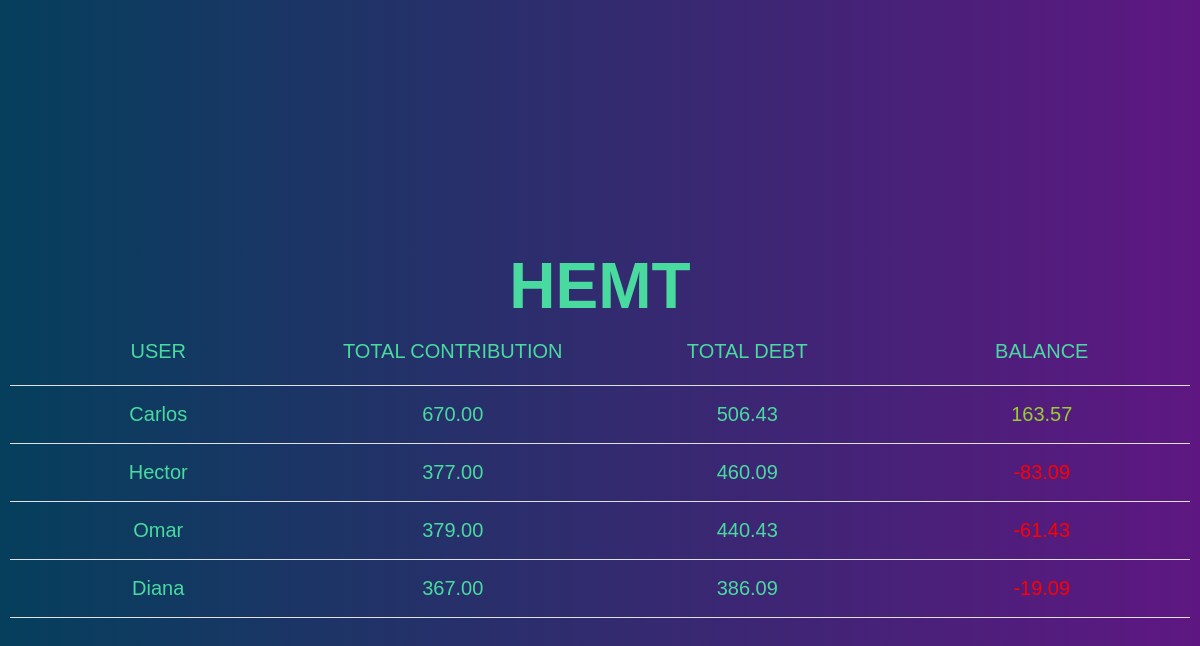
/group/HEMT, run on an earlier commit of the app's database.
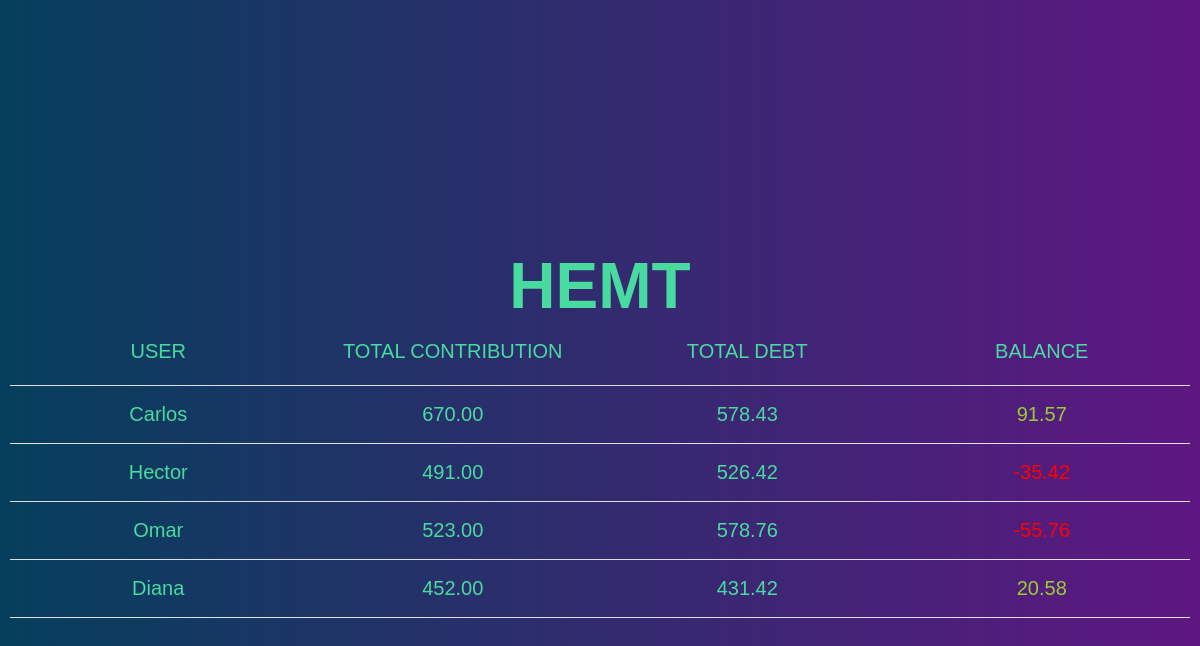
And on a later commit of the database.
### Dashboard/models.py (models this page shows)
class User(models.Model):
    name = models.CharField(max_length=50)
    id_group = models.ForeignKey(Group, on_delete=models.CASCADE)
    balance = models.DecimalField(decimal_places=2, default=0, max_digits=10)
    total_contribution = models.DecimalField(
        decimal_places=2, default=0, max_digits=10
    )
    total_debt = models.DecimalField(
        decimal_places=2, default=0, max_digits=10
    )

### Dashboard/views.py (the view)
# urls.py: path("group/<str:group_name>", views.group, name="group")
def group(request, group_name):
    group = Group.objects.get(name=group_name)
    users = User.objects.filter(id_group=group)
    return render(request, 'Dashboard/group.html', {
        "group": group,
        "users": users,
    })

### Dashboard/templates/Dashboard/group.html (shortened to what this page needs)
{% load static %}
<!DOCTYPE html>
<html lang="en">
<head>
    <link rel="stylesheet" href="{% static 'Dashboard/style.css' %}">
    <link rel="stylesheet" href="{% static 'Dashboard/group.css' %}">
</head>
<body>
    <header>
        <h1>{{ group.name }}</h1>
    </header>
    <table>
        <tr>
            <th>User</th>
            <th>Total Contribution</th>
            <th>Total Debt</th>
            <th>Balance</th>
        </tr>
        {% for user in users %}
            <tr>
                <td>{{ user.name }}</td>
                <td>{{ user.total_contribution }}</td>
                <td>{{ user.total_debt }}</td>
                <td style="color: {% if user.balance > 0 %}yellowgreen{% else %}red{% endif %}">{{ user.balance }}</td>
            </tr>
        {% endfor %}
    </table>
</body>
</html>

What changed in the data, as far as the page shows it:
changed User "Carlos": total_debt "506.43" → "578.43"; balance "163.57" → "91.57"
changed User "Hector": total_contribution "377.00" → "491.00"; total_debt "460.09" → "526.42"; balance "-83.09" → "-35.42"
changed User "Omar": total_contribution "379.00" → "523.00"; total_debt "440.43" → "578.76"; balance "-61.43" → "-55.76"
changed User "Diana": total_contribution "367.00" → "452.00"; total_debt "386.09" → "431.42"; balance "-19.09" → "20.58"
